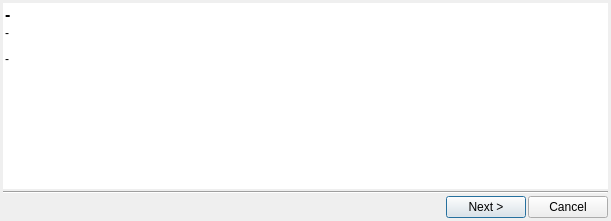
<?xml version="1.0" encoding="UTF-8"?>
<ui version="4.0">
 <class>NewFeedDlg</class>
 <widget class="QDialog" name="NewFeedDlg">
  <property name="geometry">
   <rect>
    <x>0</x>
    <y>0</y>
    <width>611</width>
    <height>221</height>
   </rect>
  </property>
  <property name="windowTitle">
   <string>New Feed</string>
  </property>
  <property name="windowIcon">
   <iconset resource="PyRssReader.qrc">
    <normaloff>:/RssReader/Resources/RssReader.ico</normaloff>:/RssReader/Resources/RssReader.ico</iconset>
  </property>
  <layout class="QVBoxLayout" name="verticalLayout">
   <property name="spacing">
    <number>2</number>
   </property>
   <property name="leftMargin">
    <number>3</number>
   </property>
   <property name="topMargin">
    <number>3</number>
   </property>
   <property name="rightMargin">
    <number>3</number>
   </property>
   <property name="bottomMargin">
    <number>3</number>
   </property>
   <item>
    <widget class="QStackedWidget" name="stackedWidget">
     <property name="autoFillBackground">
      <bool>false</bool>
     </property>
     <property name="styleSheet">
      <string notr="true">background-color: rgb(255, 255, 255);</string>
     </property>
     <property name="currentIndex">
      <number>1</number>
     </property>
     <widget class="QWidget" name="page">
      <layout class="QVBoxLayout" name="verticalLayout_2">
       <property name="spacing">
        <number>2</number>
       </property>
       <property name="leftMargin">
        <number>2</number>
       </property>
       <property name="topMargin">
        <number>2</number>
       </property>
       <property name="rightMargin">
        <number>2</number>
       </property>
       <property name="bottomMargin">
        <number>2</number>
       </property>
       <item>
        <layout class="QHBoxLayout" name="horizontalLayout">
         <item>
          <widget class="QLabel" name="label_2">
           <property name="text">
            <string>Feed URL</string>
           </property>
           <property name="alignment">
            <set>Qt::AlignmentFlag::AlignRight|Qt::AlignmentFlag::AlignTrailing|Qt::AlignmentFlag::AlignVCenter</set>
           </property>
          </widget>
         </item>
         <item>
          <widget class="QLineEdit" name="feedUrlEdit"/>
         </item>
        </layout>
       </item>
       <item>
        <spacer name="verticalSpacer">
         <property name="orientation">
          <enum>Qt::Orientation::Vertical</enum>
         </property>
         <property name="sizeHint" stdset="0">
          <size>
           <width>20</width>
           <height>40</height>
          </size>
         </property>
        </spacer>
       </item>
      </layout>
     </widget>
     <widget class="QWidget" name="page_2">
      <layout class="QVBoxLayout" name="verticalLayout_3">
       <property name="spacing">
        <number>2</number>
       </property>
       <property name="leftMargin">
        <number>2</number>
       </property>
       <property name="topMargin">
        <number>2</number>
       </property>
       <property name="rightMargin">
        <number>2</number>
       </property>
       <property name="bottomMargin">
        <number>2</number>
       </property>
       <item>
        <widget class="QLabel" name="feedNameLabel">
         <property name="font">
          <font>
           <pointsize>12</pointsize>
           <bold>true</bold>
          </font>
         </property>
         <property name="text">
          <string>-</string>
         </property>
        </widget>
       </item>
       <item>
        <widget class="QLabel" name="feedUrlLabel">
         <property name="text">
          <string>-</string>
         </property>
        </widget>
       </item>
       <item>
        <spacer name="verticalSpacer_3">
         <property name="orientation">
          <enum>Qt::Orientation::Vertical</enum>
         </property>
         <property name="sizeType">
          <enum>QSizePolicy::Policy::Fixed</enum>
         </property>
         <property name="sizeHint" stdset="0">
          <size>
           <width>20</width>
           <height>10</height>
          </size>
         </property>
        </spacer>
       </item>
       <item>
        <widget class="QLabel" name="descriptionLabel">
         <property name="text">
          <string>-</string>
         </property>
         <property name="wordWrap">
          <bool>true</bool>
         </property>
         <property name="textInteractionFlags">
          <set>Qt::TextInteractionFlag::NoTextInteraction</set>
         </property>
        </widget>
       </item>
       <item>
        <spacer name="verticalSpacer_2">
         <property name="orientation">
          <enum>Qt::Orientation::Vertical</enum>
         </property>
         <property name="sizeHint" stdset="0">
          <size>
           <width>20</width>
           <height>47</height>
          </size>
         </property>
        </spacer>
       </item>
      </layout>
     </widget>
    </widget>
   </item>
   <item>
    <widget class="Line" name="line">
     <property name="orientation">
      <enum>Qt::Orientation::Horizontal</enum>
     </property>
    </widget>
   </item>
   <item>
    <layout class="QHBoxLayout" name="horizontalLayout_2">
     <item>
      <spacer name="horizontalSpacer">
       <property name="orientation">
        <enum>Qt::Orientation::Horizontal</enum>
       </property>
       <property name="sizeHint" stdset="0">
        <size>
         <width>40</width>
         <height>20</height>
        </size>
       </property>
      </spacer>
     </item>
     <item>
      <widget class="QPushButton" name="nextButton">
       <property name="text">
        <string>Next &gt;</string>
       </property>
      </widget>
     </item>
     <item>
      <widget class="QPushButton" name="cancelButton">
       <property name="text">
        <string>Cancel</string>
       </property>
      </widget>
     </item>
    </layout>
   </item>
  </layout>
 </widget>
 <resources>
  <include location="PyRssReader.qrc"/>
 </resources>
 <connections>
  <connection>
   <sender>cancelButton</sender>
   <signal>clicked()</signal>
   <receiver>NewFeedDlg</receiver>
   <slot>reject()</slot>
   <hints>
    <hint type="sourcelabel">
     <x>557</x>
     <y>104</y>
    </hint>
    <hint type="destinationlabel">
     <x>299</x>
     <y>60</y>
    </hint>
   </hints>
  </connection>
 </connections>
</ui>
